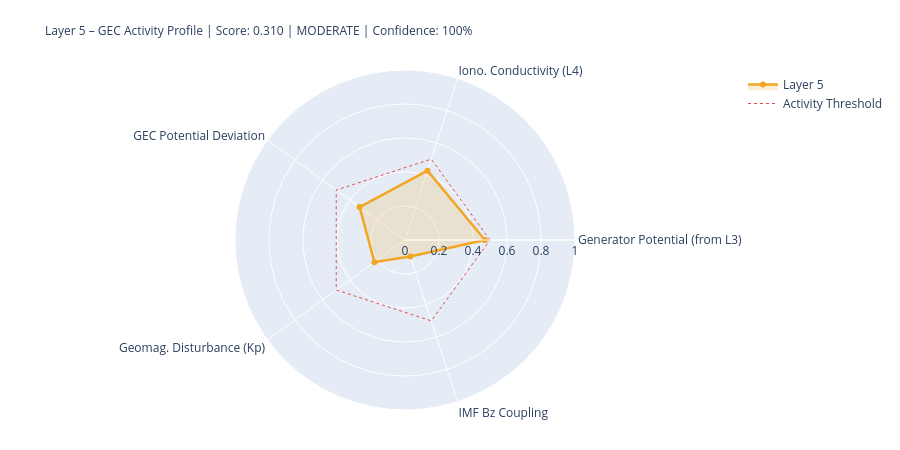

Write notebook code for a chart like this one.
### Markdown cell above
---
## 5. State Assessment & Handoff to Layer 6

### Code cell
# ============================================================
# LAYER-5-SCORE
# ============================================================

# Components
# 1) Generator activity (Layer-3-driven)
gen_score = norm(generator_strength, 0.3, 2.0)
gen_src   = 'from_layer3' if l3_thunder_score is not None else 'estimated'

# 2) Ionospheric conductivity (Layer-4-driven)
iono_score = norm(iono_cond_factor, 0.7, 1.4)
iono_src   = 'from_layer4' if l4_ioniz is not None else 'estimated'

# 3) GEC potential deviation from reference
pot_score = norm(abs(delta_V_pct), 0, 30)  # 0 = at reference, 1 = 30% deviation
pot_src   = 'derived'

# 4) Geomagnetic disturbance (Kp) – modulates vertical currents
kp_score = norm(kp_val, 0, 9)
kp_src   = 'primary' if kp_now is not None else 'from_layer4'

# 5) IMF Bz coupling (southward = stronger M-I coupling → GEC influence)
bz_score = norm(-(bz_now or 0), -5, 30) if bz_now is not None else None
bz_src   = 'primary' if bz_now is not None else 'missing'

COMPONENTS = {
    'Generator Potential (from L3)':  {'score': gen_score,   'source': 'derived_from_layer3', 'dynamic': True},
    'Iono. Conductivity (L4)':      {'score': iono_score,  'source': iono_src, 'dynamic': True},
    'GEC Potential Deviation':      {'score': pot_score,   'source': pot_src,  'dynamic': True},
    'Geomag. Disturbance (Kp)':         {'score': kp_score,    'source': kp_src,   'dynamic': True},
    'IMF Bz Coupling':               {'score': bz_score,    'source': bz_src,   'dynamic': True},
}

available   = {k: v['score'] for k, v in COMPONENTS.items() if v['score'] is not None}
unavailable = [k for k, v in COMPONENTS.items() if v['score'] is None]
layer5_score = round(sum(available.values()) / len(available), 4) if available else None
confidence   = round(len(available) / len(COMPONENTS), 2)
level = ('unknown' if layer5_score is None
         else 'quiet'   if layer5_score < 0.3
         else 'moderate' if layer5_score < 0.6
         else 'active')
dominant_l5 = max(available, key=available.get) if available else 'none'

# Kp consistency: separate 1-min raw value from score value
kp_1m_raw   = kp_now          # directly from API (can be 0.0 during live measurement)
kp_for_score = kp_val          # from Layer-0 context or estimated value if needed
kp_score_src = kp_src

W = 68
print('=' * W)
print('LAYER 5 – GLOBAL ELECTRIC CIRCUIT – STATE ASSESSMENT')
print('=' * W)
for name, comp in COMPONENTS.items():
    s = comp['score']
    if s is not None:
        bar = '█' * int(s*20) + '░' * (20-int(s*20))
        print(f'  {name:<34} {bar}  {s:.3f}  [{comp["source"]}]')
    else:
        print(f'  {name:<34} {"─"*20}  n/a   [missing]')
print('-' * W)
print(f'  Score:         {layer5_score:.3f}  ({len(available)}/{len(COMPONENTS)} components)')
print(f'  Confidence:    {confidence:.0%}')
print(f'  Level:         {level.upper()}')
print(f'  Dominant:      {dominant_l5}')
print(f'  V_iono:        {V_iono_mod:.1f} kV  (Δ {delta_V_pct:+.1f}% vs. Ref)')
print(f'  I_total:       {I_total_mod:.1f} A   (Δ {delta_I_pct:+.1f}% vs. Ref)')
print('=' * W)

# Radar
cats   = list(available.keys())
vals_r = list(available.values())
if len(cats) >= 3:
    fig = go.Figure()
    fig.add_trace(go.Scatterpolar(
        r=vals_r + [vals_r[0]], theta=cats + [cats[0]],
        fill='toself', fillcolor='rgba(242,166,35,0.18)',
        line=dict(color='#F2A623', width=2.5), name='Layer 5'
    ))
    fig.add_trace(go.Scatterpolar(
        r=[0.5]*(len(cats)+1), theta=cats+[cats[0]],
        line=dict(color='#E24B4A', dash='dot', width=1),
        mode='lines', name='Activity Threshold'
    ))
    fig.update_layout(
        title=dict(
            text=f'Layer 5 – GEC Activity Profile | Score: {layer5_score:.3f} | {level.upper()} | Confidence: {confidence:.0%}',
            font=dict(size=12)
        ),
        polar=dict(radialaxis=dict(visible=True, range=[0,1])),
        height=450, showlegend=True,
        margin=dict(l=80, r=80, t=70, b=40)
    )
    fig.show()

### Figure 1 — Plotly figure (JSON) as saved in the notebook; plotly's stock layout.template omitted (floating-point values rounded to 4 significant figures)
{"data": [{"fill": "toself", "fillcolor": "rgba(242,166,35,0.18)", "line": {"color": "#F2A623", "width": 2.5}, "name": "Layer 5", "r": [0.47, 0.4287, 0.33, 0.2222, 0.1017, 0.47], "theta": ["Generator Potential (from L3)", "Iono. Conductivity (L4)", "GEC Potential Deviation", "Geomag. Disturbance (Kp)", "IMF Bz Coupling", "Generator Potential (from L3)"], "type": "scatterpolar"}, {"line": {"color": "#E24B4A", "dash": "dot", "width": 1}, "mode": "lines", "name": "Activity Threshold", "r": [0.5, 0.5, 0.5, 0.5, 0.5, 0.5], "theta": ["Generator Potential (from L3)", "Iono. Conductivity (L4)", "GEC Potential Deviation", "Geomag. Disturbance (Kp)", "IMF Bz Coupling", "Generator Potential (from L3)"], "type": "scatterpolar"}], "layout": {"height": 450, "margin": {"b": 40, "l": 80, "r": 80, "t": 70}, "polar": {"radialaxis": {"range": [0, 1], "visible": true}}, "showlegend": true, "title": {"font": {"size": 12}, "text": "Layer 5 – GEC Activity Profile | Score: 0.310 | MODERATE | Confidence: 100%"}}}
